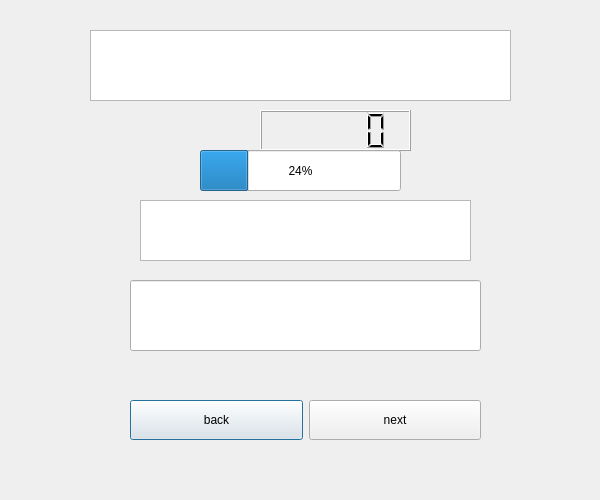
<?xml version="1.0" encoding="UTF-8"?>
<ui version="4.0">
 <class>GameDialogUi</class>
 <widget class="QDialog" name="GameDialogUi">
  <property name="geometry">
   <rect>
    <x>0</x>
    <y>0</y>
    <width>600</width>
    <height>500</height>
   </rect>
  </property>
  <property name="windowTitle">
   <string>Dialog</string>
  </property>
  <widget class="QLCDNumber" name="countdownLcdNumber">
   <property name="geometry">
    <rect>
     <x>260</x>
     <y>110</y>
     <width>151</width>
     <height>41</height>
    </rect>
   </property>
  </widget>
  <widget class="RadiusProgressBar" name="countdownProgressBar">
   <property name="geometry">
    <rect>
     <x>200</x>
     <y>150</y>
     <width>201</width>
     <height>41</height>
    </rect>
   </property>
   <property name="value">
    <number>24</number>
   </property>
  </widget>
  <widget class="QTextBrowser" name="wordTextBrowser">
   <property name="geometry">
    <rect>
     <x>140</x>
     <y>200</y>
     <width>331</width>
     <height>61</height>
    </rect>
   </property>
  </widget>
  <widget class="QTextBrowser" name="cardTextBrowser">
   <property name="geometry">
    <rect>
     <x>90</x>
     <y>30</y>
     <width>421</width>
     <height>71</height>
    </rect>
   </property>
  </widget>
  <widget class="QWidget" name="horizontalLayoutWidget">
   <property name="geometry">
    <rect>
     <x>130</x>
     <y>380</y>
     <width>351</width>
     <height>80</height>
    </rect>
   </property>
   <layout class="QHBoxLayout" name="horizontalLayout">
    <item>
     <widget class="QtMaterialRaisedButton" name="backPushBotton">
      <property name="minimumSize">
       <size>
        <width>0</width>
        <height>40</height>
       </size>
      </property>
      <property name="text">
       <string>back</string>
      </property>
     </widget>
    </item>
    <item>
     <widget class="QtMaterialRaisedButton" name="nextPushButton">
      <property name="minimumSize">
       <size>
        <width>40</width>
        <height>40</height>
       </size>
      </property>
      <property name="text">
       <string>next</string>
      </property>
     </widget>
    </item>
   </layout>
  </widget>
  <widget class="QtMaterialTextField" name="wordLineEdit">
   <property name="geometry">
    <rect>
     <x>130</x>
     <y>280</y>
     <width>351</width>
     <height>71</height>
    </rect>
   </property>
   <property name="text">
    <string/>
   </property>
  </widget>
 </widget>
 <customwidgets>
  <customwidget>
   <class>QtMaterialRaisedButton</class>
   <extends>QPushButton</extends>
   <header location="global">qtmaterialraisedbutton.h</header>
  </customwidget>
  <customwidget>
   <class>QtMaterialTextField</class>
   <extends>QLineEdit</extends>
   <header location="global">qtmaterialtextfield.h</header>
  </customwidget>
  <customwidget>
   <class>RadiusProgressBar</class>
   <extends>QProgressBar</extends>
   <header location="global">ui/radiusprogressbar.h</header>
  </customwidget>
 </customwidgets>
 <resources/>
 <connections/>
</ui>
